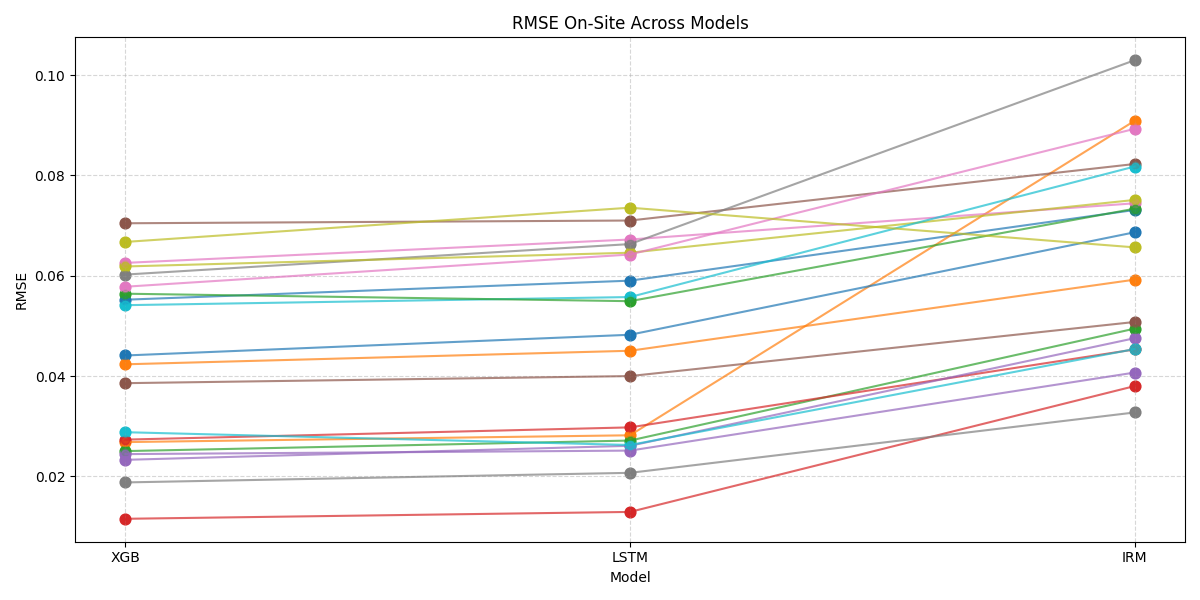

Generate this figure with Python:
import pandas as pd
import matplotlib.pyplot as plt
import seaborn as sns
import numpy as np

# Read CSV files
df_xgb = pd.read_csv('/cluster/project/math/akmete/MSc/XGBvsLSTM_OnSite/xgb_extrapolation_in_time_single_site.csv')
df_lstm = pd.read_csv('/cluster/project/math/akmete/MSc/XGBvsLSTM_OnSite/LSTM_extrapolation_in_time_single_site.csv')
df_irm = pd.read_csv('/cluster/project/math/akmete/MSc/IRM/OnSite/results.csv')

# Add suffix
df_xgb = df_xgb.add_suffix("_xgb")
df_lstm = df_lstm.add_suffix("_lstm")
df_irm = df_irm.add_suffix("_irm")

# Remove suffix from 'site' column
df_xgb = df_xgb.rename(columns={"site_xgb": "site"})
df_lstm = df_lstm.rename(columns={"site_lstm": "site"})
df_irm = df_irm.rename(columns={"site_irm": "site"})

# Merge dataframes on 'site'
df_merged = pd.merge(df_xgb, df_lstm, on="site", how="outer")
df_merged = pd.merge(df_merged, df_irm, on="site", how="outer")

# List of RMSE columns to process
rmse_columns = ["rmse_xgb", "rmse_lstm", "rmse_irm"]

# Function to remove outliers using IQR method
def remove_outliers(df, columns):
    for col in columns:
        Q1 = df[col].quantile(0.25)  # First quartile (25th percentile)
        Q3 = df[col].quantile(0.75)  # Third quartile (75th percentile)
        IQR = Q3 - Q1  # Interquartile range
        lower_bound = Q1 - 1.5 * IQR
        upper_bound = Q3 + 1.5 * IQR
        df = df[(df[col] >= lower_bound) & (df[col] <= upper_bound)]
    return df

# Remove outliers
df_filtered = remove_outliers(df_merged, rmse_columns)

df_cleaned = df_filtered.dropna(subset=["rmse_xgb", "rmse_lstm", "rmse_irm"])

# Randomly select 20 unique sites
selected_sites = np.random.choice(df_cleaned["site"], size=20, replace=False)

# Filter dataframe to only include selected sites
df_selected = df_cleaned[df_cleaned["site"].isin(selected_sites)]

# Define x-axis positions for each model
models = ["XGB", "LSTM", "IRM"]
x_positions = [1, 2, 3]  # XGB at x=1, LSTM at x=2, IRM at x=3

plt.figure(figsize=(12, 6))

# Iterate through selected sites and plot each site's values
for i, site in enumerate(df_selected["site"]):
    values = [
        df_selected.loc[df_selected["site"] == site, "rmse_xgb"].values[0],
        df_selected.loc[df_selected["site"] == site, "rmse_lstm"].values[0],
        df_selected.loc[df_selected["site"] == site, "rmse_irm"].values[0]
    ]

    # Plot the dots
    plt.scatter(x_positions, values, label=site if i < 1 else "", s=60)

    # Connect the dots with a line
    plt.plot(x_positions, values, linestyle='-', marker='o', alpha=0.7)

# Customize the plot
plt.xticks(x_positions, models)  # Set x-axis labels
plt.xlabel("Model")
plt.ylabel("RMSE")
plt.title("RMSE On-Site Across Models")
plt.grid(True, linestyle="--", alpha=0.5)

# Show the plot
plt.tight_layout()
plt.savefig('test.png')